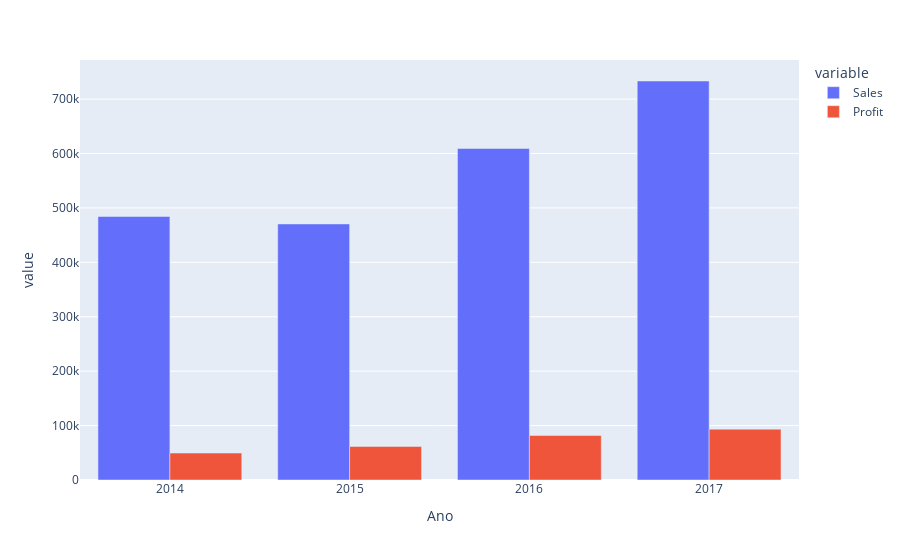

The notebook cell this image was saved under:
### Code cell
pd.options.plotting.backend='plotly'
fig2 = year.plot(kind='bar')
fig2.update_layout(barmode='group')
fig2.show()

### Figure 1 — Plotly figure (JSON) as saved in the notebook; plotly's stock layout.template omitted (floating-point values rounded to 4 significant figures)
{"data": [{"alignmentgroup": "True", "hovertemplate": "variable=Sales<br>Ano=%{x}<br>value=%{y}<extra></extra>", "legendgroup": "Sales", "marker": {"color": "#636efa", "pattern": {"shape": ""}}, "name": "Sales", "offsetgroup": "Sales", "orientation": "v", "showlegend": true, "textposition": "auto", "type": "bar", "x": [2014, 2015, 2016, 2017], "xaxis": "x", "y": [484200.0, 470500.0, 609200.0, 733200.0], "yaxis": "y"}, {"alignmentgroup": "True", "hovertemplate": "variable=Profit<br>Ano=%{x}<br>value=%{y}<extra></extra>", "legendgroup": "Profit", "marker": {"color": "#EF553B", "pattern": {"shape": ""}}, "name": "Profit", "offsetgroup": "Profit", "orientation": "v", "showlegend": true, "textposition": "auto", "type": "bar", "x": [2014, 2015, 2016, 2017], "xaxis": "x", "y": [49540.0, 61620.0, 81800.0, 93440.0], "yaxis": "y"}], "layout": {"barmode": "group", "legend": {"title": {"text": "variable"}, "tracegroupgap": 0}, "margin": {"t": 60}, "xaxis": {"anchor": "y", "domain": [0, 1], "title": {"text": "Ano"}}, "yaxis": {"anchor": "x", "domain": [0, 1], "title": {"text": "value"}}}}
